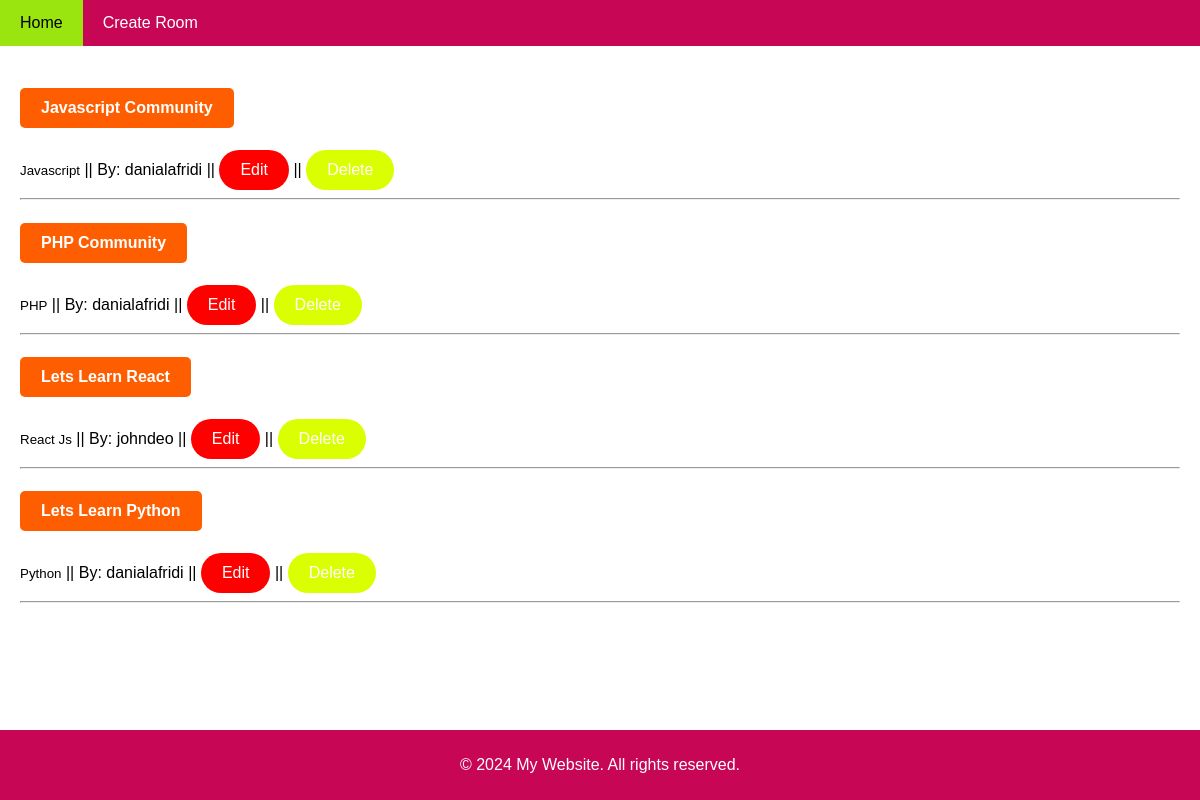
Before: / with the older database file.
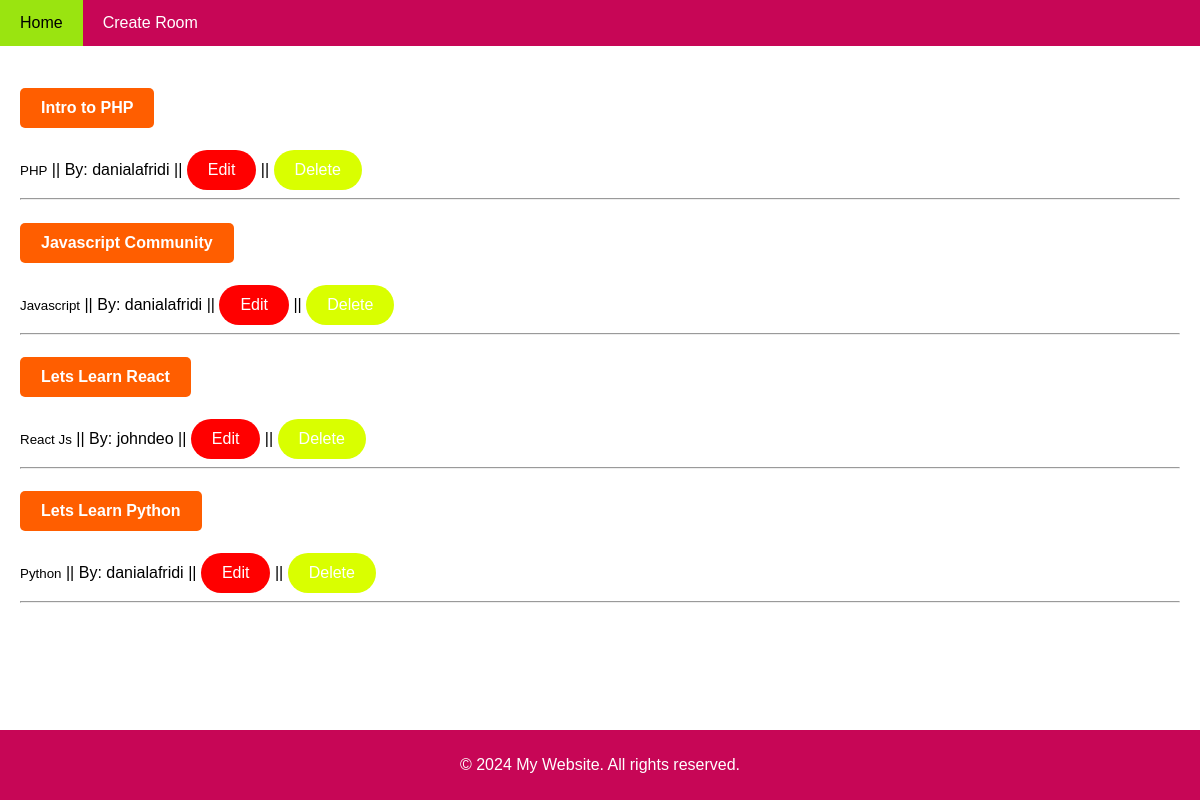
After: the same page with the newer database file.
### base/models.py (models this page shows, shortened)
class Room(models.Model):
    host = models.ForeignKey(User, on_delete=models.SET_NULL,null=True)
    topic = models.ForeignKey(Topic, on_delete=models.SET_NULL,null=True)
    name = models.CharField(max_length=100, blank=False)
    description = models.TextField(null=True, blank=True)
    updated_at = models.DateTimeField(auto_now=True)
    created_at = models.DateTimeField(auto_now_add=True)
    class Meta:
        ordering = ['-updated_at', '-created_at']

class Topic(models.Model):
    name = models.CharField(max_length=200, blank=False)
    updated_at = models.DateTimeField(auto_now=True)
    created_at = models.DateTimeField(auto_now_add=True)
    def __str__(self):
        return str(self.name)

### base/views.py (the view)
# urls.py: path('', views.home,name='home'),
def home(request):
    rooms = Room.objects.all()
    context = {'rooms':rooms}
    return render(request,'base/home.html', context)

### base/templates/base/home.html
{% extends 'main.html' %}
{% block content %}
<main class="content">
   <div>
    <div>
        {% for room in rooms%}
        <div>
            <h5><a class="btn" href="{% url 'room' room.id %}">{{room.name}}</a></h5>
            <small>{{room.topic}}</small> ||  <span >By: {{room.host.username}}</span>
            || <a class="btn-update" href="{% url 'update_room' room.id %}">Edit</a>
            || <a class="btn-delete" href="{% url 'delete_room' room.id %}">Delete</a>
            <hr>
        </div>
        {% endfor %}
    </div>
   </div>
</main>
   {% endblock %}

Changed rows visible on the page:
removed Room: name "PHP Community", topic "PHP", host.username "danialafridi"
added Room: name "Intro to PHP", topic "PHP", host.username "danialafridi"
